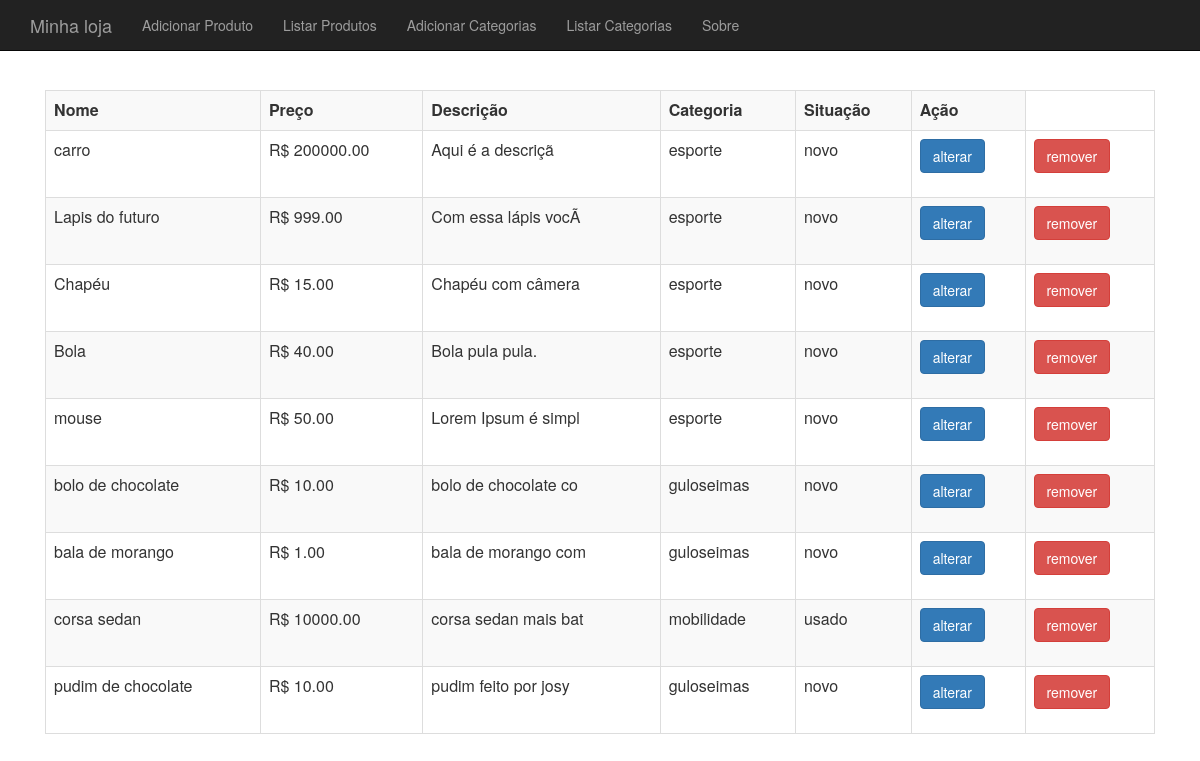
Before: /produto-lista.php with the older database file.
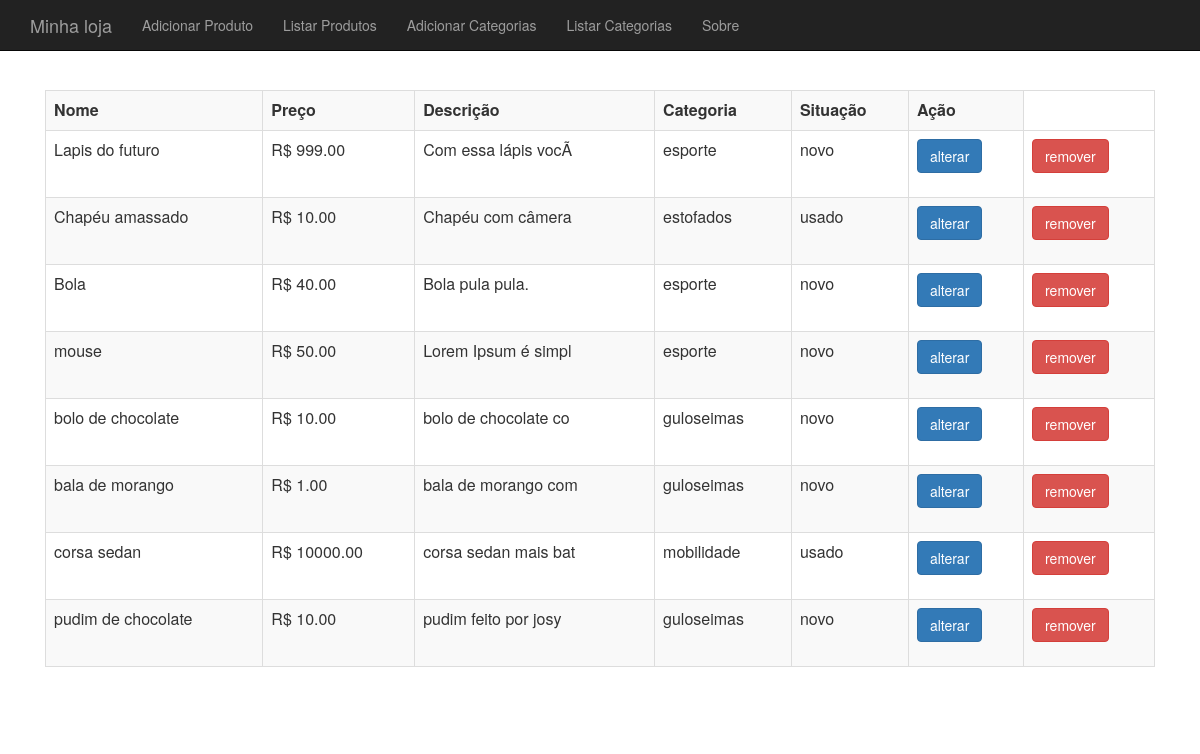
After: the same page with the newer database file.
### tables this page shows
CREATE TABLE `produtos` (
  `id` int(11) NOT NULL,
  `nome` varchar(255) DEFAULT NULL,
  `preco` decimal(10,2) DEFAULT NULL,
  `descricao` text,
  `categoria_id` int(11) DEFAULT NULL,
  `usado` tinyint(1) DEFAULT '0'
);

CREATE TABLE `categorias` (
  `id` int(11) NOT NULL,
  `nome` varchar(255) DEFAULT NULL
);

### banco-produto.php (called while the page is built, shortened)
<?php
function listaProdutos($conexao){
	$produtos = array();
	$resultado = mysqli_query($conexao, "select p.*,c.nome as categoria_nome from produtos as p join categorias as c on c.id=p.categoria_id");
	while($produto = mysqli_fetch_assoc($resultado)){
		array_push($produtos, $produto);
	}
	return $produtos;
}
?>

### produto-lista.php (the view, shortened to what this page needs)
<?php include("cabecalho.php");?>
<?php include("banco-produto.php");?>
<?php
include("conecta.php");?>
<?php
$produtos = listaProdutos($conexao);
?>
<table class="table table-striped table-bordered">
<tr>
<td><b>Nome</b></td>
<td><b>Preço</b></td>
<td><b>Descrição</b></td>
<td><b>Categoria</b></td>
<td><b>Situação</b></td>
<td><b>Ação</b></td>
</tr>
<?php
foreach($produtos as $produto):
?>
<tr>
<td><?php echo $produto['nome'];?></td>
<td><?php echo "R$ ".$produto['preco'];?></td>
<td><?php echo substr($produto['descricao'], 0, 20);?></td>
<td><?php echo $produto['categoria_nome'];?></td>
<td>
	<?php
		if($produto['usado'] == 0){
			echo "novo";
		}else{
			echo "usado";
		}
	?>
</td>
<td>
<a class="btn btn-primary" href="produto-altera-formulario.php?id=<?php echo $produto['id'];?>">alterar</a>
</td>
<td>
	<form action="remove-produto.php" method="post">
		<button class="btn btn-danger">remover</button>
	</form>
</td>
</tr>
<?php
endforeach
?>
</table>
<?php include("rodape.php");?>

Changed rows visible on the page:
removed produtos: nome "carro", preco "200000.00", descricao "Aqui é a descriçã", categoria.nome "esporte", usado "novo"
changed produtos "Chapéu com câmera": nome "Chapéu" → "Chapéu amassado"; preco "15.00" → "10.00"; categoria.nome "esporte" → "estofados"; usado "novo" → "usado"
